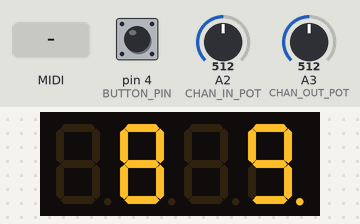
This sketch was run on a simulated Arduino Uno, built with avr-gcc and run on an emulated ATmega328P. Parts: 4-digit seven-segment display. Inputs (shaded band) come from the test bench; at power-on: A2 (CHAN_IN_POT) = 512, A3 (CHAN_OUT_POT) = 512, pin 4 (BUTTON_PIN) HIGH. MIDI output is not drawn; EEPROM starts erased.

Above: at 2.2 s.
2.3 s: A2 (CHAN_IN_POT) set to 35
At 3.6 s:
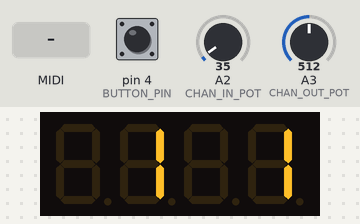
3.9 s: A2 (CHAN_IN_POT) set to 30
At 4.5 s:
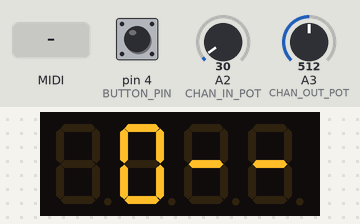
5.4 s: A3 (CHAN_OUT_POT) set to 489
6.9 s: A3 (CHAN_OUT_POT) set to 471
At 7.9 s:
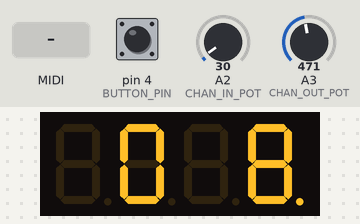
8.4 s: pin 4 (BUTTON_PIN) pulled LOW for 0.15 s
At 9.4 s:
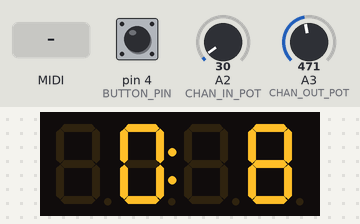
10.0 s: MIDI note 36 received
Timing chart, 0 to 12.5 s (numbered marks = the images above; inputs shaded):
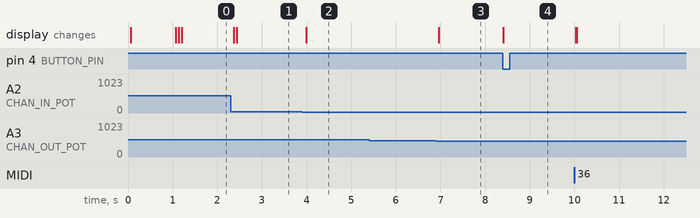

Measured:
- the behaviour switches between 32 and 31 on A2 (CHAN_IN_POT) (found by bisection; images 1 and 2)
- the behaviour switches between 480 and 479 on A3 (CHAN_OUT_POT) (found by bisection; images 2 and 3)
- after the input at 2.3 s, the display: first changes after 0.07 s (image 1 shows a later state)
- after the input at 3.9 s, the display: changes after 0.09 s (image 2)
- after the input at 5.4 s, every drawn part: stays the same
- after the input at 6.9 s, the display: changes after 0.06 s (image 3)
- after the input at 8.4 s, the display: changes at once (image 4)

The sketch:

midi_channel_mapper.ino
```cpp
#include <EEPROM.h>
#include <MIDI.h>
#include <Wire.h> // Enable this line if using Arduino Uno, Mega, etc.
#include <Adafruit_GFX.h>
#include "Adafruit_LEDBackpack.h"

Adafruit_7segment matrix = Adafruit_7segment();

#define SOFTWARE_VERSION 1

// Number of seconds to hold down save button on power up to enter
// "all outputs disabled" mode
#define DISABLE_OUTPUTS_DELAY 4

// Matrix raw display values
#define MATRIX_BLANK 0B000000000
#define MATRIX_DASH 0B001000000

// Potentiometer inputs
#define MAX_POT_VALUE 1024
#define TOTAL_POT_STEPS 17
#define CHAN_IN_POT 2
#define CHAN_OUT_POT 3
float EMA_a = 0.6;      //initialization of EMA alpha
int EMA_S_in = 0;       //initialization of EMA S for input channel
int EMA_S_out = 0;      //initialization of EMA S for output channel

#define DEBUG true

MIDI_CREATE_DEFAULT_INSTANCE();

byte in_pot_channel = 0;
byte out_pot_channel = 0;
byte last_in_pot_channel = 0;
byte last_out_pot_channel = 0;
bool is_out_pot_dirty = false;

// Array to hold inputs and outputs.  Index is input channel, value is output channel.
// 0 = No output, 1 = Midi Channel 1, ..., 16 = Midi Channel 16
byte channel_map[17] = {MIDI_CHANNEL_OFF, 1, 2, 3, 4, 5, 6, 7, 8, 9, 10, 11, 12, 13, 14, 15, 16};

// Array to keep track of which channels are active. We use this information to display
// a dot in the LED display next to the input channel (so the user can see visually
// which channels are getting messages)
bool active_map[17] = {false, false, false, false, false, false, false, false, false, false, false, false, false, false, false, false, false};

// EEPROM Addresses
#define VERSION_ADDR 0 // value of 1 if memory has been initialized
#define CHANNEL_MAP_ADDR 1 // 1 - 17

// Stuff that only runs every so often
#define LOOP_DELAY 500
int loop_ticks = 0;

// Button
#define BUTTON_PIN 4
int button_state;

void setup()
{
  // Save Button
  pinMode(BUTTON_PIN, INPUT_PULLUP);
  button_state = digitalRead(BUTTON_PIN);

  // Load saved data from EEPROM if it has been initialized
  byte versionNum = EEPROM.read(VERSION_ADDR);
  if ((versionNum == SOFTWARE_VERSION) && (button_state == HIGH))
  {
    EEPROM.get(CHANNEL_MAP_ADDR, channel_map);
  }
  // Otherwise, initialize the EEPROM
  else
  {
    EEPROM.put(CHANNEL_MAP_ADDR, channel_map);

    // Set the initialized flag
    EEPROM.write(VERSION_ADDR, 1);
  }

  // Init display
  matrix.begin(0x70);
  matrix.drawColon(false);
  matrix.writeDigitRaw(0, MATRIX_BLANK);
  matrix.writeDigitRaw(1, MATRIX_BLANK);
  matrix.writeDigitRaw(3, MATRIX_BLANK);
  matrix.writeDigitRaw(4, MATRIX_BLANK);
  matrix.writeDisplay();

  int counter = 0;
  while(button_state == LOW)
  {
    if(counter > (DISABLE_OUTPUTS_DELAY * 10))
    {
      matrix.writeDigitRaw(0, MATRIX_DASH);
      matrix.writeDigitRaw(1, MATRIX_DASH);
      matrix.writeDigitRaw(3, MATRIX_DASH);
      matrix.writeDigitRaw(4, MATRIX_DASH);
      matrix.writeDisplay();
    }
    else
    {
      counter++;
    }
    button_state = digitalRead(BUTTON_PIN);
    delay(100);
  }

  // If the user held the button long enough, disable all channels
  if(counter > (DISABLE_OUTPUTS_DELAY * 10))
  {
    disableAllChannels();
  }

  // Display Zeroes

  matrix.setBrightness(1);
  matrix.writeDigitNum(0, 0, false);
  matrix.writeDigitNum(1, 0, false);
  matrix.writeDigitNum(3, 0, false);
  matrix.writeDigitNum(4, 0, false);
  matrix.writeDisplay();
  delay(1000);

  MIDI.setHandleNoteOn(handleNoteOn);
  MIDI.setHandleNoteOff(handleNoteOff);
  MIDI.setHandleControlChange(handleControlChange);
  MIDI.setHandleProgramChange(handleProgramChange);
  MIDI.setHandleAfterTouchPoly(handleAfterTouchPolyPressure);
  MIDI.setHandleAfterTouchChannel(handleAfterTouchChannelPressure);
  MIDI.setHandlePitchBend(handlePitchBend);
  MIDI.setHandleTimeCodeQuarterFrame(handleTimeCodeQuarterFrame);
  MIDI.setHandleSongPosition(handleSongPosition);
  MIDI.setHandleSongSelect(handleSongSelect);
  MIDI.setHandleTuneRequest(handleTuneRequest);
  MIDI.setHandleClock(handleClock);
  MIDI.setHandleStart(handleStart);
  MIDI.setHandleContinue(handleContinue);
  MIDI.setHandleStop(handleStop);
  MIDI.setHandleActiveSensing(handleActiveSensing);
  MIDI.setHandleSystemReset(handleSystemReset);
  // (SysEx messages are not supported)

  MIDI.begin(MIDI_CHANNEL_OMNI);

  MIDI.turnThruOff();

  getPotInputs();
  displayChannels();
}

void loop()
{
  MIDI.read();

  button_state = digitalRead(BUTTON_PIN);
  if (button_state == LOW)
  {
    updateChannels();
  }

  // Run the pot inputs and display channels every 100 loops
  if (++loop_ticks == LOOP_DELAY)
  {
    displayChannels();
    getPotInputs();
    resetActiveStateForAllChannels();

    loop_ticks = 0;
  }
}

byte getOutChannel(byte in_channel)
{
  // The OMNI channel output takes first prioirty. If it's set
  // then send ALL messages to that channel!
  if (isOMNIMode())
  {
    return channel_map[MIDI_CHANNEL_OMNI];
  }

  return channel_map[in_channel];
}

bool isOMNIMode()
{
  return channel_map[MIDI_CHANNEL_OMNI] != MIDI_CHANNEL_OFF;
}

// -------------------------------------------
// MIDI Handlers:
// -------------------------------------------

void handleProgramChange(byte channel, byte number)
{
  markChannelAsActive(channel);
  MIDI.sendProgramChange(number, getOutChannel(channel));
}

void handleNoteOn(byte channel, byte note, byte velocity)
{
  markChannelAsActive(channel);
  MIDI.sendNoteOn(note, velocity, getOutChannel(channel));
}

void handleNoteOff(byte channel, byte note, byte velocity)
{
  markChannelAsActive(channel);
  MIDI.sendNoteOff(note, velocity, getOutChannel(channel));
}

void handlePitchBend(byte channel, int bend)
{
  markChannelAsActive(channel);
  MIDI.sendPitchBend(bend, getOutChannel(channel));
}

void handleControlChange(byte channel, byte number, byte value)
{
  markChannelAsActive(channel);
  MIDI.sendControlChange(number, value, getOutChannel(channel));
}

void handleAfterTouchPolyPressure(byte channel, byte note, byte pressure)
{
  markChannelAsActive(channel);
  MIDI.sendAfterTouch(note, pressure, getOutChannel(channel));
}

void handleAfterTouchChannelPressure(byte channel, byte pressure)
{
  markChannelAsActive(channel);
  MIDI.sendAfterTouch(pressure, getOutChannel(channel));
}

void handleTimeCodeQuarterFrame(byte data)
{
  MIDI.sendTimeCodeQuarterFrame(data);
}

void handleSongPosition(unsigned beats)
{
  MIDI.sendSongPosition(beats);
}

void handleSongSelect(byte songnumber)
{
  MIDI.sendSongSelect(songnumber);
}

void handleTuneRequest()
{
  MIDI.sendTuneRequest();
}

// Real time messages (Messages that don't specify channels)
// (These messages don't have their own sendX method, instead we must use a
// lower-level send method from the library):
void handleClock()
{
  MIDI.sendRealTime(midi::Clock);
}

void handleStart()
{
  MIDI.sendRealTime(midi::Start);
}

void handleContinue()
{
  MIDI.sendRealTime(midi::Continue);
}

void handleStop()
{
  MIDI.sendRealTime(midi::Stop);
}

void handleActiveSensing()
{
  MIDI.sendRealTime(midi::ActiveSensing);
}

void handleSystemReset()
{
  MIDI.sendRealTime(midi::SystemReset);
}

// -------------------------------------------
// Manual input methods:
// -------------------------------------------

void getPotInputs()
{
  // In pot should read OMNI (0), then 1 to 16
  in_pot_channel = normalizePotInput(emaSmooth(analogRead(CHAN_IN_POT), &EMA_S_in), true);
  // Out pot should read OFF, then 1 to 16
  out_pot_channel = normalizePotInput(emaSmooth(analogRead(CHAN_OUT_POT), &EMA_S_out), false);

  // If the in pot has changed then reset the out pot dirty state
  // (in other words, any un-saved out pot value is discarded)
  if (is_out_pot_dirty && in_pot_channel != last_in_pot_channel)
  {
    is_out_pot_dirty = false;
  }
  // If the out pot has changed we set the dirty flag, meaning the
  // user has rotated the pot and is wanting to set the out channel
  else if (!is_out_pot_dirty && out_pot_channel != last_out_pot_channel)
  {
    is_out_pot_dirty = true;
  }
  // If the out pot has changed back to the currently set value
  // of the input, the out pot is not dirty anymore
  else if (is_out_pot_dirty && out_pot_channel == channel_map[in_pot_channel])
  {
    is_out_pot_dirty = false;
  }

  last_in_pot_channel = in_pot_channel;
  last_out_pot_channel = out_pot_channel;
}

int normalizePotInput(float rawIn, bool zeroIndex)
{
  rawIn = rawIn / MAX_POT_VALUE;
  rawIn = rawIn * (TOTAL_POT_STEPS - 1);
  int out = (int)(rawIn + 0.5f);

  // Putting this here because the channel input starts at zero,
  // but the channel output starts at 1 and goes to "--"
  if (!zeroIndex)
  {
    out += 1;
  }
  return out;
}

int emaSmooth(int sensorValue, int* EMA_S)
{
  *EMA_S = (EMA_a*sensorValue) + ((1-EMA_a) * (*EMA_S));
  return *EMA_S;
}

// -------------------------------------------
// Display methods:
// -------------------------------------------

void displayChannels()
{
  bool isOmni = isOMNIMode();

  // Display the colons if in omni mode to indicate locked outputs
  matrix.drawColon(isOmni);

  // We display the left dot if we got a MIDI message on that channel:
  displayLeft(in_pot_channel, isChannelActive(in_pot_channel));

  // If the out pot has been rotated (is_out_pot_dirty=true) then we display
  // the current actual out pot value along with the 'dirty' dot.
  // If we're in omni mode, ignore this case.
  if (is_out_pot_dirty && (!isOmni || in_pot_channel == 0))
  {
    displayRight(out_pot_channel, true);
  }
  // Otherwise, show what the current mapping is for the given in pot channel.
  else
  {
    displayRight(getOutChannel(in_pot_channel), false);
  }
}

void displayLeft(byte val, bool dot)
{
  int leftDigit = val / 10;
  if (leftDigit == 0)
  {
    matrix.writeDigitRaw(0, MATRIX_BLANK);
  }
  else
  {
    matrix.writeDigitNum(0, (val / 10), false);
  }
  matrix.writeDigitNum(1, val % 10, dot);
  matrix.writeDisplay();
}

// NOTE: MIDI_CHANNEL_OFF is actually 17, but we want to display that
// on the LCD as "--".
void displayRight(int val, bool dot)
{
  if (val == MIDI_CHANNEL_OFF)
  {
    // Display "--"
    matrix.writeDigitRaw(3, MATRIX_DASH);
    matrix.writeDigitRaw(4, MATRIX_DASH);
  }
  else
  {
    int leftDigit = val / 10;
    if (leftDigit == 0)
    {
      matrix.writeDigitRaw(3, MATRIX_BLANK);
    }
    else
    {
      matrix.writeDigitNum(3, (val / 10), false);
    }
    matrix.writeDigitNum(4, val % 10, dot);
  }

  matrix.writeDisplay();
}

void updateChannels()
{
  // If we're in omni mode, ignore all changes except for 0
  if ((!isOMNIMode() || in_pot_channel == 0) && is_out_pot_dirty)
  {
    channel_map[in_pot_channel] = out_pot_channel;
    EEPROM.write(CHANNEL_MAP_ADDR + in_pot_channel, out_pot_channel);

    is_out_pot_dirty = false;
  }

}

void disableAllChannels()
{
  channel_map[MIDI_CHANNEL_OMNI] = MIDI_CHANNEL_OFF;
  channel_map[1] = MIDI_CHANNEL_OFF;
  channel_map[2] = MIDI_CHANNEL_OFF;
  channel_map[3] = MIDI_CHANNEL_OFF;
  channel_map[4] = MIDI_CHANNEL_OFF;
  channel_map[5] = MIDI_CHANNEL_OFF;
  channel_map[6] = MIDI_CHANNEL_OFF;
  channel_map[7] = MIDI_CHANNEL_OFF;
  channel_map[8] = MIDI_CHANNEL_OFF;
  channel_map[9] = MIDI_CHANNEL_OFF;
  channel_map[10] = MIDI_CHANNEL_OFF;
  channel_map[11] = MIDI_CHANNEL_OFF;
  channel_map[12] = MIDI_CHANNEL_OFF;
  channel_map[13] = MIDI_CHANNEL_OFF;
  channel_map[14] = MIDI_CHANNEL_OFF;
  channel_map[15] = MIDI_CHANNEL_OFF;
  channel_map[16] = MIDI_CHANNEL_OFF;
  EEPROM.put(CHANNEL_MAP_ADDR, channel_map);
}

void markChannelAsActive(byte channel)
{
  active_map[MIDI_CHANNEL_OMNI] = true;

  active_map[channel] = true;
}

bool isChannelActive(byte channel)
{
  return active_map[channel];
}

void resetActiveStateForAllChannels()
{
  active_map[MIDI_CHANNEL_OMNI] = false;
  active_map[1] = false;
  active_map[2] = false;
  active_map[3] = false;
  active_map[4] = false;
  active_map[5] = false;
  active_map[6] = false;
  active_map[7] = false;
  active_map[8] = false;
  active_map[9] = false;
  active_map[10] = false;
  active_map[11] = false;
  active_map[12] = false;
  active_map[13] = false;
  active_map[14] = false;
  active_map[15] = false;
  active_map[16] = false;
}
```
